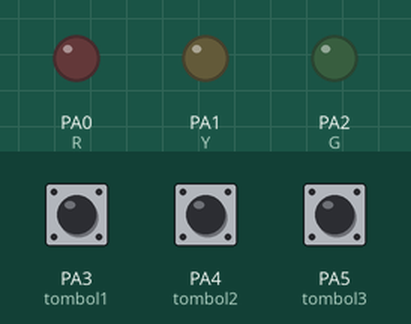
Bench run of a sketch on a simulated STM32 Blue Pill. Shown: output pins drawn as LEDs (lit = HIGH). Dashed ring = blinking. The inputs (shaded band) are chosen by the test bench; at power-on: PA3 (tombol1) LOW, PA4 (tombol2) LOW, PA5 (tombol3) LOW. What the sketch prints to the serial monitor is not drawn.

Above: at 1.2 s.
1.3 s: PA3 (tombol1) pulled HIGH for 0.15 s
At 2.5 s:
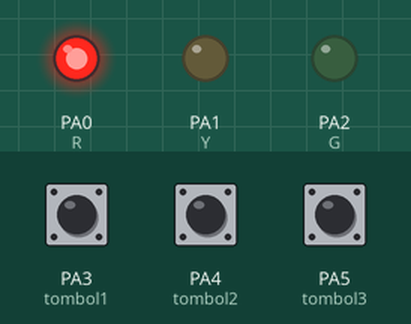
2.9 s: PA4 (tombol2) pulled HIGH for 3.2 s
At 3.8 s:
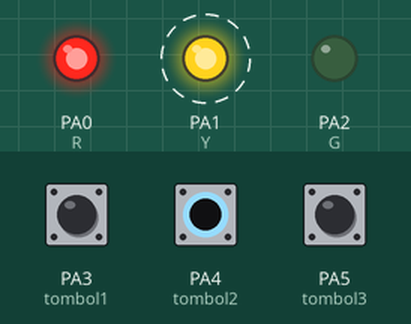
7.6 s: PA5 (tombol3) pulled HIGH for 1 s
At 8.0 s:
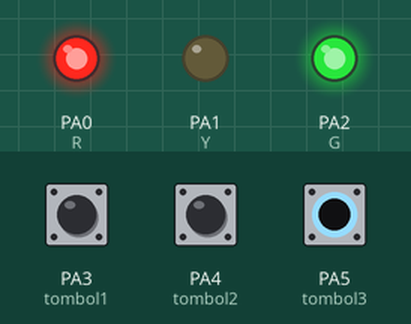
10.1 s: PA3 (tombol1) pulled HIGH for 1 s
At 10.9 s:
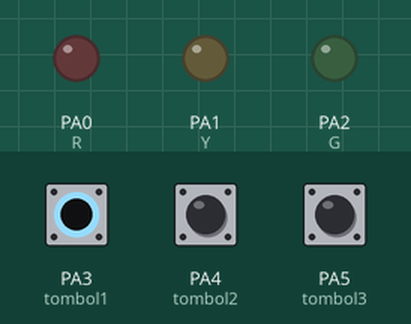
14.1 s: PA4 (tombol2) pulled HIGH for 0.15 s
At 14.7 s:
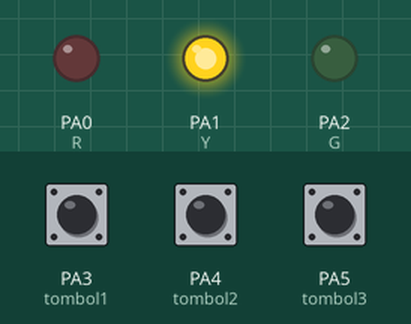
15.7 s: PA5 (tombol3) pulled HIGH for 3.2 s
At 16.6 s:
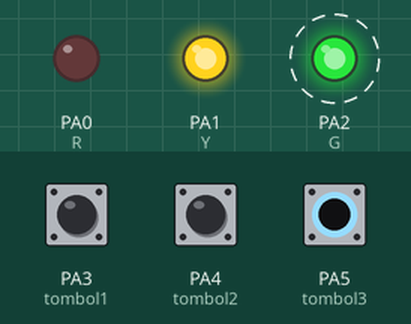
Timing chart, 0 to 20.2 s (numbered marks = the images above; inputs shaded):
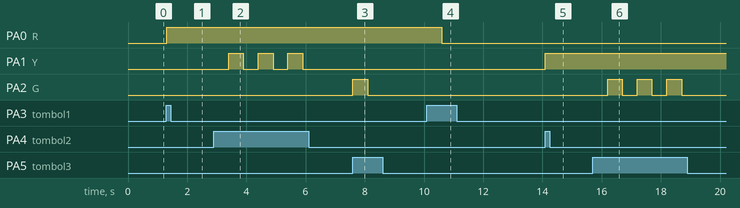

Measured:
- after the input at 1.3 s, PA0 (R): LOW → HIGH at once
- after the input at 2.9 s, PA1 (Y): alternates HIGH for 0.50 s and LOW for 0.50 s, 6 changes in all, then stays LOW, starting after 0.50 s
- after the input at 7.6 s, PA2 (G): LOW → HIGH at once, → LOW 0.50 s later
- after the input at 10.1 s, PA0 (R): HIGH → LOW after 0.50 s
- after the input at 14.1 s, PA1 (Y): LOW → HIGH at once
- after the input at 15.7 s, PA2 (G): alternates HIGH for 0.50 s and LOW for 0.50 s, 6 changes in all, then stays LOW, starting after 0.50 s

The sketch:

blingking.ino
```cpp
// inisialisasi
int R=PA0;
int Y=PA1;
int G=PA2;
int tombol1= PA3;
int tombol2= PA4;
int tombol3= PA5;
int kunci = 0;

void setup() {
  //FUNGSI
  Serial.begin(9600);
  pinMode(R,OUTPUT);
  pinMode(Y,OUTPUT);
  pinMode(G,OUTPUT);
  pinMode(tombol1,INPUT);
  pinMode(tombol2,INPUT);
  pinMode(tombol3,INPUT);

}

void loop() {
  //baca data
 int bacatombol1 = digitalRead(tombol1);
 int bacatombol2 = digitalRead(tombol2);
 int bacatombol3 = digitalRead(tombol3);

 // print serial

 Serial.println("Condition : " + String(bacatombol1));
 Serial.println("Condition : " + String(bacatombol2));
 Serial.println("Condition : " + String(bacatombol3));

 // logika
 // tombol1
 if (bacatombol1 == 1 && kunci ==0){
  kunci =1;
  digitalWrite(R,HIGH);
  delay(500);
 }else if(bacatombol1==1 && kunci ==1){
  kunci =0;
  digitalWrite(R,LOW);
  delay(500);
 }

 //tombol2

  if (bacatombol2 == 1 && kunci ==0){
  kunci =1;
  digitalWrite(Y,HIGH);
  delay(500);
 }else if (bacatombol2==1 && kunci ==1){
  kunci =0;
  digitalWrite(Y,LOW);
  delay(500);

 }

// //tombol3
  if (bacatombol3 == 1 && kunci ==0){
  kunci=1;
  digitalWrite(G,HIGH);
  delay(500);
 }else if (bacatombol3 ==1 && kunci==1){
  kunci =0;
  digitalWrite(G,LOW);
  delay(500);
 }

}
```
